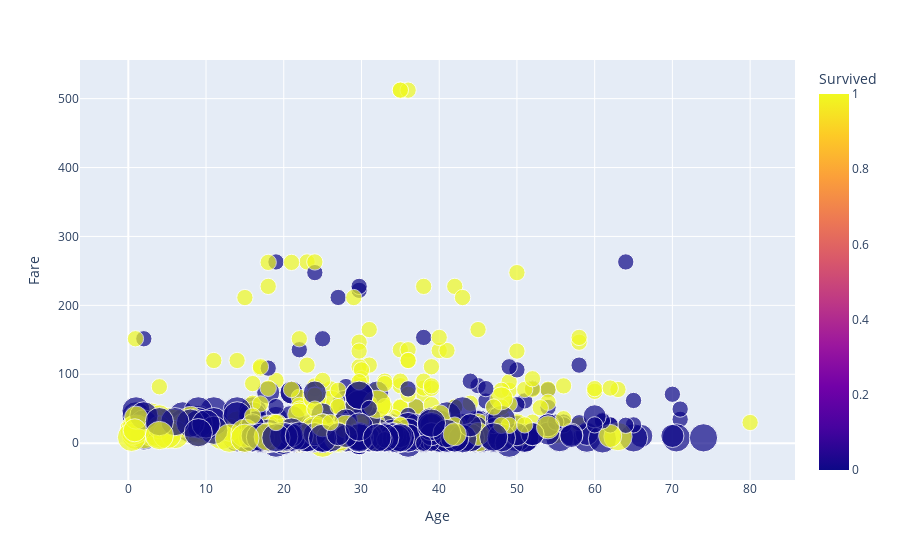

Notebook code for this chart:
### Markdown cell above
Plot a bubble plot of the ages to the fare paid by each passenger categorizing whether they survived or not. The size of each bubble should be determined by the passenger class and the name of each individual as the hover name

### Code cell
fig = px.scatter(df, x="Age", y="Fare", color="Survived",
                 size='Pclass', hover_data=['Name'])
fig.show()

### Figure 1 — Plotly figure (JSON) as saved in the notebook; plotly's stock layout.template omitted (floating-point values rounded to 4 significant figures; data arrays with more than 128 entries replaced by an {"elided": "..."} marker saying what was removed)
{"data": [{"customdata": {"elided": "891x1 str values"}, "hovertemplate": "Age=%{x}<br>Fare=%{y}<br>Pclass=%{marker.size}<br>Name=%{customdata[0]}<br>Survived=%{marker.color}<extra></extra>", "legendgroup": "", "marker": {"color": {"elided": "891 int values"}, "coloraxis": "coloraxis", "size": {"elided": "891 int values"}, "sizemode": "area", "sizeref": 0.0075, "symbol": "circle"}, "mode": "markers", "name": "", "orientation": "v", "showlegend": false, "type": "scatter", "x": {"elided": "891 float values"}, "xaxis": "x", "y": {"elided": "891 float values"}, "yaxis": "y"}], "layout": {"coloraxis": {"colorbar": {"title": {"text": "Survived"}}, "colorscale": [[0, "#0d0887"], [0.1111, "#46039f"], [0.2222, "#7201a8"], [0.3333, "#9c179e"], [0.4444, "#bd3786"], [0.5556, "#d8576b"], [0.6667, "#ed7953"], [0.7778, "#fb9f3a"], [0.8889, "#fdca26"], [1, "#f0f921"]]}, "legend": {"itemsizing": "constant", "tracegroupgap": 0}, "margin": {"t": 60}, "xaxis": {"anchor": "y", "domain": [0, 1], "title": {"text": "Age"}}, "yaxis": {"anchor": "x", "domain": [0, 1], "title": {"text": "Fare"}}}}
